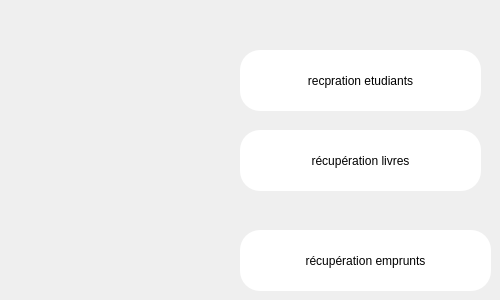
      <widget class="QWidget" name="rcupration">
       <widget class="QPushButton" name="recupration1">
        <property name="geometry">
         <rect>
          <x>240</x>
          <y>50</y>
          <width>241</width>
          <height>61</height>
         </rect>
        </property>
        <property name="styleSheet">
         <string notr="true">border-radius:20px;
font: 75 12pt &quot;Palatino Linotype&quot;;
background-color: rgb(255, 255, 255);
color: rgb(0, 0, 0);</string>
        </property>
        <property name="text">
         <string>recpration etudiants</string>
        </property>
       </widget>
       <widget class="QPushButton" name="rcupration2">
        <property name="geometry">
         <rect>
          <x>240</x>
          <y>130</y>
          <width>241</width>
          <height>61</height>
         </rect>
        </property>
        <property name="styleSheet">
         <string notr="true">border-radius:20px;
font: 75 12pt &quot;Palatino Linotype&quot;;
background-color: rgb(255, 255, 255);
color: rgb(0, 0, 0);</string>
        </property>
        <property name="text">
         <string>récupération livres</string>
        </property>
       </widget>
       <widget class="QPushButton" name="recuperation3">
        <property name="geometry">
         <rect>
          <x>240</x>
          <y>230</y>
          <width>251</width>
          <height>61</height>
         </rect>
        </property>
        <property name="styleSheet">
         <string notr="true">border-radius:20px;
font: 75 12pt &quot;Palatino Linotype&quot;;
background-color: rgb(255, 255, 255);
color: rgb(0, 0, 0);</string>
        </property>
        <property name="text">
         <string>récupération emprunts</string>
        </property>
       </widget>
      </widget>
